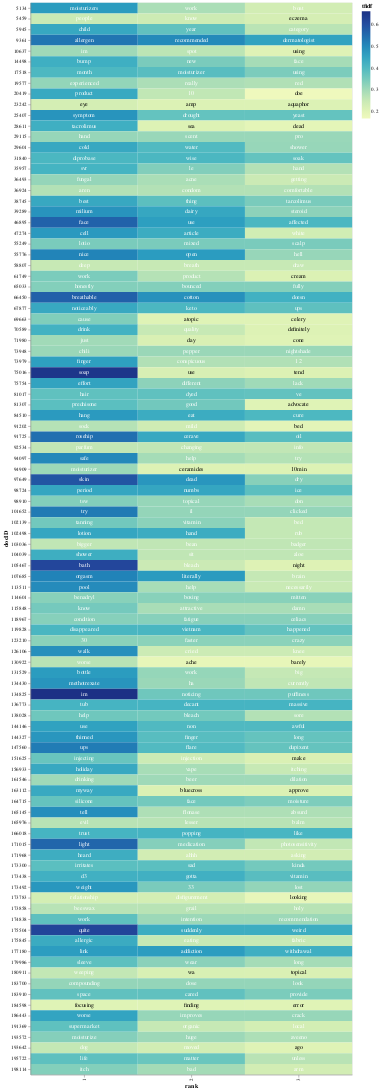

This figure's notebook cell:
### Code cell
# Import altair for graphing the n highest terms in a heatmap

import altair as alt

# adding a little randomness to break ties in term ranking
top_tfidf_rand = top_tfidf.copy()
top_tfidf_rand['tfidf'] = top_tfidf_rand['tfidf'] + np.random.rand(top_tfidf.shape[0])*0.0001

base = alt.Chart(top_tfidf_rand).encode(
    x = 'rank:O',
    y = 'docID:N'
).transform_window(
    rank = "rank()",
    sort = [alt.SortField("tfidf", order="descending")],
    groupby = ["docID"],
)

# heatmap specification
heatmap = base.mark_rect().encode(
    color = 'tfidf:Q'
)

# text labels, white for darker heatmap colors
text = base.mark_text(baseline='middle').encode(
    text = 'term:N',
    color = alt.condition(alt.datum.tfidf >= 0.23, alt.value('white'), alt.value('black'))
)

# display the three superimposed visualizations
(heatmap + text).properties(width = 600)

### Figure 1 — Vega-Lite specification as saved in the notebook (floating-point values rounded to 4 significant figures; data arrays with more than 128 entries replaced by an {"elided": "..."} marker saying what was removed)
{"config": {"view": {"continuousWidth": 400, "continuousHeight": 300}}, "layer": [{"mark": "rect", "encoding": {"color": {"field": "tfidf", "type": "quantitative"}, "x": {"field": "rank", "type": "ordinal"}, "y": {"field": "docID", "type": "nominal"}}, "transform": [{"window": [{"op": "rank", "field": "", "as": "rank"}], "groupby": ["docID"], "sort": [{"field": "tfidf", "order": "descending"}]}]}, {"mark": {"type": "text", "baseline": "middle"}, "encoding": {"color": {"condition": {"value": "white", "test": "(datum.tfidf >= 0.23)"}, "value": "black"}, "text": {"field": "term", "type": "nominal"}, "x": {"field": "rank", "type": "ordinal"}, "y": {"field": "docID", "type": "nominal"}}, "transform": [{"window": [{"op": "rank", "field": "", "as": "rank"}], "groupby": ["docID"], "sort": [{"field": "tfidf", "order": "descending"}]}]}], "data": {"name": "data-d2fb2b1faa44833c1e7f04bb64827c3f"}, "width": 600, "$schema": "https://vega.github.io/schema/vega-lite/v4.17.0.json", "datasets": {"data-d2fb2b1faa44833c1e7f04bb64827c3f": {"elided": "300 records"}}}
